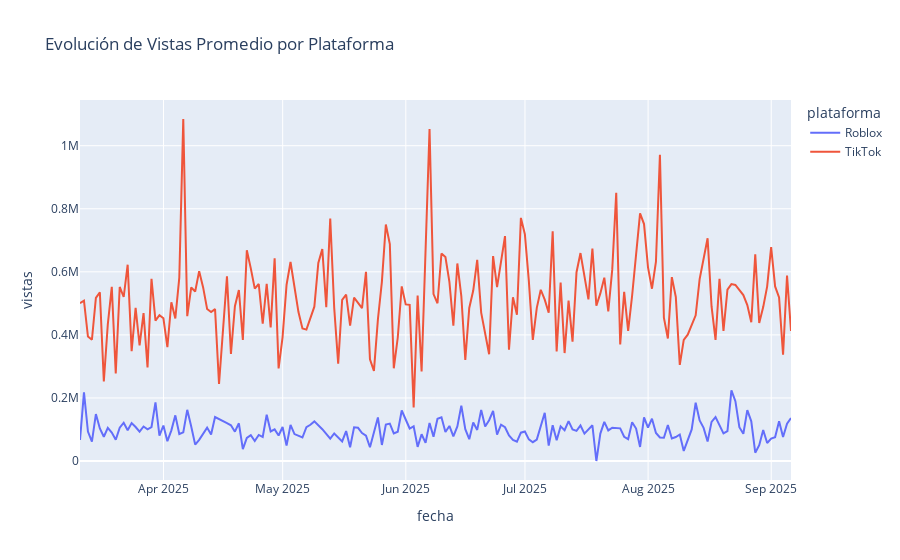

This figure's notebook cell:
### Markdown cell above
## Análisis Temporal de Tendencias

Ahora vamos a analizar cómo evolucionan las tendencias a lo largo del tiempo. Esto nos ayudará a identificar:
1. Patrones estacionales
2. Duración típica de los "brainrots"
3. Velocidad de crecimiento y decaimiento de las tendencias

### Code cell
# Análisis temporal de vistas por plataforma
daily_views = df.groupby(['fecha', 'plataforma'])['vistas'].mean().reset_index()
fig = px.line(daily_views, x='fecha', y='vistas', color='plataforma',
              title='Evolución de Vistas Promedio por Plataforma')
fig.show()

# Análisis de tendencias específicas más populares a lo largo del tiempo
top_5_trends = df.groupby('tendencia_especifica')['vistas'].sum().nlargest(5).index
trend_evolution = df[df['tendencia_especifica'].isin(top_5_trends)]

plt.figure(figsize=(15, 7))
for trend in top_5_trends:
    trend_data = trend_evolution[trend_evolution['tendencia_especifica'] == trend]
    plt.plot(trend_data['fecha'], trend_data['vistas'], label=trend, alpha=0.7)

plt.title('Evolución de las 5 Tendencias Más Populares')
plt.xlabel('Fecha')
plt.ylabel('Vistas')
plt.legend(bbox_to_anchor=(1.05, 1))
plt.tight_layout()
plt.show()

# Calcular la duración promedio de cada tendencia
trend_duration = df.groupby('tendencia_especifica').agg({
    'fecha': lambda x: (x.max() - x.min()).days,
    'vistas': 'mean'
}).reset_index()

# Visualizar la duración vs. popularidad
plt.figure(figsize=(10, 6))
plt.scatter(trend_duration['fecha'], trend_duration['vistas'], alpha=0.5)
plt.xlabel('Duración de la Tendencia (días)')
plt.ylabel('Vistas Promedio')
plt.title('Relación entre Duración y Popularidad de las Tendencias')

# Añadir anotaciones para las tendencias más interesantes
for i, row in trend_duration.nlargest(5, 'vistas').iterrows():
    plt.annotate(row['tendencia_especifica'], 
                (row['fecha'], row['vistas']),
                xytext=(5, 5), textcoords='offset points')

plt.tight_layout()
plt.show()

# Mostrar estadísticas de duración
print("\nEstadísticas de duración de las tendencias (días):")
print(trend_duration['fecha'].describe())

### Figure 1 — Plotly figure (JSON) as saved in the notebook; plotly's stock layout.template omitted (floating-point values rounded to 4 significant figures; data arrays with more than 128 entries replaced by an {"elided": "..."} marker saying what was removed)
{"data": [{"hovertemplate": "plataforma=Roblox<br>fecha=%{x}<br>vistas=%{y}<extra></extra>", "legendgroup": "Roblox", "line": {"color": "#636efa", "dash": "solid"}, "marker": {"symbol": "circle"}, "mode": "lines", "name": "Roblox", "orientation": "v", "showlegend": true, "type": "scatter", "x": {"elided": "169 str values"}, "xaxis": "x", "y": {"elided": "169 float values"}, "yaxis": "y"}, {"hovertemplate": "plataforma=TikTok<br>fecha=%{x}<br>vistas=%{y}<extra></extra>", "legendgroup": "TikTok", "line": {"color": "#EF553B", "dash": "solid"}, "marker": {"symbol": "circle"}, "mode": "lines", "name": "TikTok", "orientation": "v", "showlegend": true, "type": "scatter", "x": {"elided": "172 str values"}, "xaxis": "x", "y": {"elided": "172 float values"}, "yaxis": "y"}], "layout": {"legend": {"title": {"text": "plataforma"}, "tracegroupgap": 0}, "title": {"text": "Evolución de Vistas Promedio por Plataforma"}, "xaxis": {"anchor": "y", "domain": [0, 1], "title": {"text": "fecha"}}, "yaxis": {"anchor": "x", "domain": [0, 1], "title": {"text": "vistas"}}}}
